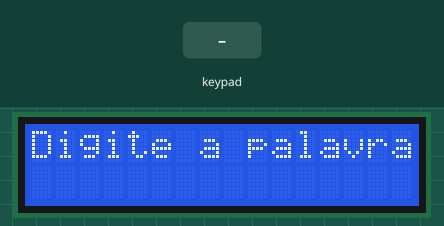
Recording of a sketch running on a simulated Arduino Uno, built with avr-gcc and run on an emulated ATmega328P. Shown: 16×2 character LCD. The inputs (shaded band) are chosen by the test bench.

Above: at 1.2 s.
1.3 s: key '#' pressed
At 1.7 s:
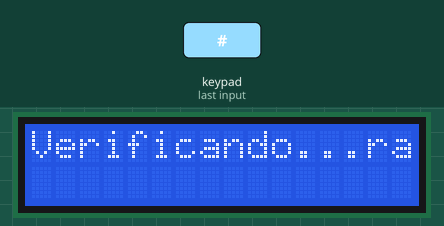
6.8 s: keypad keys 2 3 1 0 1 1 * pressed 0.4 s apart
At 11.8 s:
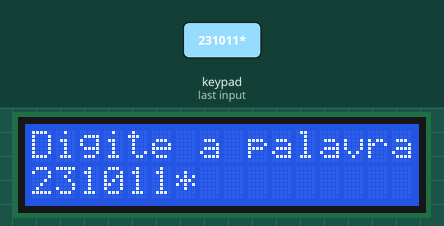
12.6 s: keypad keys 2 3 1 0 1 1 # pressed 0.4 s apart
At 15.7 s:
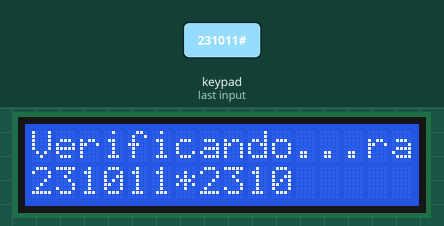
21.4 s: key 'A' pressed
24.4 s: keypad keys 1 3 9 7 2 2 # pressed 0.4 s apart
At 27.9 s:
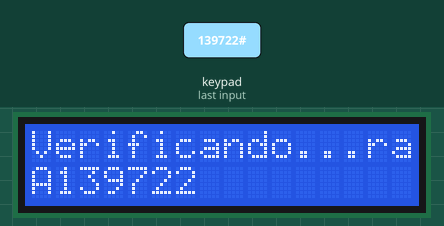
31.7 s: key 'B' pressed
At 37.4 s:
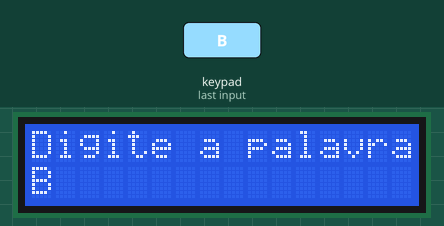
Timing chart, 0 to 37.7 s (numbered marks = the images above; inputs shaded):
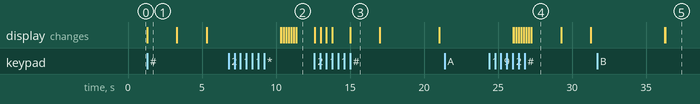

The sketch:

code.ino
```cpp
#include <LiquidCrystal.h>  // Biblioteca para o display LCD
#include <Keypad.h>         // Biblioteca para o teclado matricial

// Configuração do display LCD
const int rs = 8, en = 9, d4 = 4, d5 = 5, d6 = 6, d7 = 7;
LiquidCrystal lcd(rs, en, d4, d5, d6, d7);

// Configuração do teclado matricial
const byte ROWS = 4; // Quatro linhas
const byte COLS = 4; // Quatro colunas
char keys[ROWS][COLS] = {
  {'1', '2', '3', 'A'},
  {'4', '5', '6', 'B'},
  {'7', '8', '9', 'C'},
  {'*', '0', '#', 'D'}
};
byte rowPins[ROWS] = {2, 3, 10, 11}; // Pinos das linhas do teclado
byte colPins[COLS] = {12, A0, A1, A2}; // Pinos das colunas do teclado

Keypad keypad = Keypad(makeKeymap(keys), rowPins, colPins, ROWS, COLS);

char palavra[12]; // Palavra a ser verificada
char original[12]; // Cópia da palavra original para exibição
int estado = 0; // Estado inicial

void ReplaceAt(char* input, char search, char replace, int start, int end) {
  for (int i = start; i < end; i++) {
    if (input[i] == search) {
      input[i] = replace;
    }
  }
}

void palindromeCheck() {
  strcpy(original, palavra); // Copia a palavra original para exibição
  lcd.setCursor(0, 0);
  lcd.print("Verificando...");
  delay(2000);
  bool result = true;
  int index = 0;
  bool finish = false;

  while (!finish) {
    char l = palavra[index];

    switch (estado) {
      case 0:
        if (l == '1') estado = 1;
        else if (l == '2') estado = 2;
        else if (l == '_' || l == '5'){
          estado = 8;
          finish = true;
          break;
        }else{
          finish = true;
          result = false;
          break;
        }
        ReplaceAt(palavra, l, '_', index, index + 1);
        index++;
        break;

      case 1:
        if (l == '1' || l == '2') {
          estado = 3;
          index++;
        }else if (l == '_' || l == '5'){
          estado = 8;
          finish = true;
          break;
        }else{
          finish = true;
          result = false;
          break;
        }
        break;

      case 2:
        if (l == '1' || l == '2') {
          estado = 4;
          index++;
        }else if (l == '_' || l == '5'){
          estado = 8;
          finish = true;
          break;
        }else{
          finish = true;
          result = false;
          break;
        }
        break;

      case 3:
        if (l == '1' || l == '2') index++;
        else {
          estado = 5;
          index--;
        }
        break;

      case 4:
        if (l == '1' || l == '2') index++;
        else {
          estado = 6;
          index--;
        }
        break;

      case 5:
        if (l == '1') {
          ReplaceAt(palavra, l, '_', index, index + 1);
          index--;
          estado = 7;
        } else {
          result = false;
          finish = true;
        }
        break;

      case 6:
        if (l == '2') {
          ReplaceAt(palavra, l, '_', index, index + 1);
          index--;
          estado = 7;
        } else {
          result = false;
          finish = true;
        }
        break;

      case 7:
        if (l == '1' || l == '2') index--;
        else {
          index++;
          estado = 0;
        }
        break;
    }

    // Exibe o estado atual no LCD
    lcd.clear();
    lcd.setCursor(0, 0);
    lcd.print("Estado: ");
    lcd.print(estado);
    lcd.setCursor(0, 1);
    lcd.print(palavra);
    delay(2000); // Pausa para visualizar a mudança de estado
  }

  lcd.clear();
  lcd.setCursor(0, 0);
  lcd.print(original);
  lcd.setCursor(0, 1);
  if (result) {
    lcd.print("Palavra aceita");
  } else {
    lcd.print("Palavra recusada");
  }
}

void setup() {
  lcd.begin(16, 2); // Define o número de colunas e linhas do display
  Serial.begin(9600); // Inicializa a comunicação serial
  lcd.setCursor(0, 0);
  lcd.print("Digite a palavra:");
}

void loop() {
  char key = keypad.getKey();

  if (key) {
    int len = strlen(palavra);
    if (key == '#') {
      palavra[len] = '\0'; // Termina a palavra
      palindromeCheck(); // Chama a função de verificação de palíndromo
      delay(5000); // Espera 5 segundos para reiniciar
      lcd.clear();
      lcd.setCursor(0, 0);
      lcd.print("Digite a palavra:");
      memset(palavra, 0, sizeof(palavra)); // Limpa a palavra
      estado = 0; // Reseta o estado
    } else if (len < sizeof(palavra) - 1) {
      palavra[len] = key; // Adiciona o caractere à palavra
      palavra[len + 1] = '\0';
      lcd.clear();
      lcd.setCursor(0, 0);
      lcd.print("Digite a palavra:");
      lcd.setCursor(0, 1);
      lcd.print(palavra);
    }
  }
}
```

Measured:
- after the input at 1.3 s, the display: changes at once (image 1)
- after the input at 6.8 s, the display: first differs from a run without the input after 3.5 s (image 2 shows a later state)
- after the input at 12.6 s, the display: first changes at once (image 3 shows a later state)
- after the input at 21.4 s, every drawn part: stays the same
- after the input at 31.7 s, the display: first differs from a run without the input after 4.6 s (image 5)
- what the display in image 1 shows lasts 2.0 s, from 1.3 s to 3.3 s
